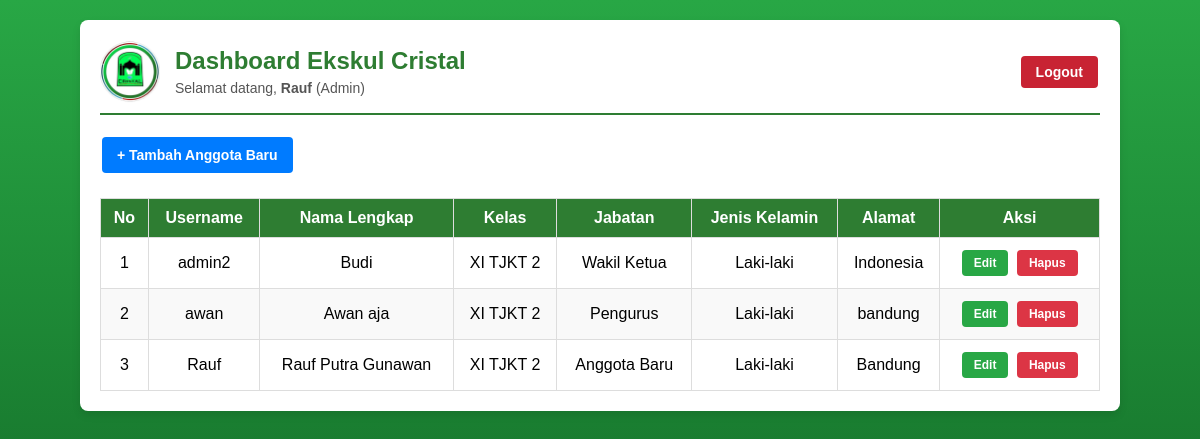
The page /dashboard.php (signed in) on the database its author committed.
### dashboard.php (the view, shortened to what this page needs)
<?php
include 'koneksi.php';
$username_sekarang = $_SESSION['username'];
$role = isset($_SESSION['role']) ? $_SESSION['role'] : 'user';
?>
<!DOCTYPE html>
<html>
<head>
</head>
<body>
<div class="container">
    <div class="header-dashboard">
        <img src="logo.png" alt="Logo Ekskul Cristal" class="logo-dashboard">
        <div class="judul-teks">
            <h2>Dashboard Ekskul Cristal</h2>
            <p style="margin: 5px 0 0 0; font-size: 14px; color: #555;">
                Selamat datang, <strong><?php echo $username_sekarang; ?></strong>
                (<?php echo ucfirst($role); ?>)
            </p>
        </div>
        <div>
            <a href="logout.php" class="btn btn-logout" onclick="return confirm('Yakin ingin keluar?')">Logout</a>
        </div>
    </div>
    <?php if($role == 'admin'): ?>
        <a href="tambah.php" class="btn btn-tambah">+ Tambah Anggota Baru</a>
    <?php endif; ?>
    <table>
        <thead>
            <tr>
                <th>No</th>
                <th>Username</th>
                <th>Nama Lengkap</th>
                <th>Kelas</th>
                <th>Jabatan</th>
                <th>Jenis Kelamin</th>
                <?php if($role == 'admin') { echo "<th>Alamat</th><th>Aksi</th>"; } ?>
            </tr>
        </thead>
        <tbody>
            <?php
            $query = "SELECT * FROM `user-cristal` ORDER BY id DESC";
            $data = mysqli_query($conn, $query);
            $no = 1;
            while($row = mysqli_fetch_assoc($data)) {
                echo "<tr>";
                echo "<td>".$no++."</td>";
                echo "<td>".(isset($row['username']) ? $row['username'] : '-')."</td>";
                echo "<td>".(isset($row['nama_lengkap']) ? $row['nama_lengkap'] : '-')."</td>";
                echo "<td>".(isset($row['kelas']) ? $row['kelas'] : '-')."</td>";
                echo "<td>".(isset($row['jabatan']) ? $row['jabatan'] : '-')."</td>";
                echo "<td>".(isset($row['jenis_kelamin']) ? $row['jenis_kelamin'] : '-')."</td>";
                if($role == 'admin') {
                    echo "<td>".(isset($row['alamat']) ? $row['alamat'] : '-')."</td>";
                    echo "<td>
                            <a href='edit.php?id=".$row['id']."' class='btn btn-edit'>Edit</a>
                            <a href='hapus.php?id=".$row['id']."' class='btn btn-hapus' onclick='return confirm(\"Yakin ingin menghapus akun ini?\")'>Hapus</a>
                          </td>";
                }
                echo "</tr>";
            }
            ?>
        </tbody>
    </table>
</div>
</body>
</html>

### dashboard.php (style rules this page uses)
body { font-family: Arial, sans-serif; background-color: #f4f7f6; margin: 0; padding: 20px; }
.container { background-color: white; padding: 20px; border-radius: 8px; box-shadow: 0 4px 8px rgba(0,0,0,0.1); max-width: 1000px; margin: 0 auto; }
.header-dashboard { display: flex; align-items: center; margin-bottom: 20px; padding-bottom: 10px; border-bottom: 2px solid #2e7d32; }
.logo-dashboard { width: 60px; height: auto; margin-right: 15px; }
.judul-teks { flex-grow: 1; }
.judul-teks h2 { margin: 0; color: #2e7d32; }
table { width: 100%; border-collapse: collapse; margin-top: 10px; }
th, td { text-align: center; vertical-align: middle; padding: 10px; border: 1px solid #ddd; }
th { background-color: #2e7d32; color: white; }
tr:nth-child(even) { background-color: #f9f9f9; }
body { background: linear-gradient(to bottom, #28a745, #0c561d); font-family: Arial, sans-serif; height: 100vh; margin: 0; }
.btn { padding: 6px 12px; text-decoration: none; border-radius: 4px; color: white; font-size: 12px; font-weight: bold; display: inline-block; transition: 0.3s; margin: 2px; }
.btn-edit { background-color: #28a745; }
.btn-hapus { background-color: #dc3545; }
.btn-tambah { background-color: #007bff; padding: 10px 15px; font-size: 14px; margin-bottom: 15px; }
.btn-logout { background-color: #c82333; padding: 8px 15px; font-size: 14px; }

### rows shown on the page
user-cristal: username "admin2", nama_lengkap "Budi", kelas "XI TJKT 2", jabatan "Wakil Ketua", jenis_kelamin "Laki-laki", alamat "Indonesia"
user-cristal: username "awan", nama_lengkap "Awan aja", kelas "XI TJKT 2", jabatan "Pengurus", jenis_kelamin "Laki-laki", alamat "bandung"
user-cristal: username "Rauf", nama_lengkap "Rauf Putra Gunawan", kelas "XI TJKT 2", jabatan "Anggota Baru", jenis_kelamin "Laki-laki", alamat "Bandung"

### other values the page prints
$username_sekarang "Rauf"
$role "Admin"
